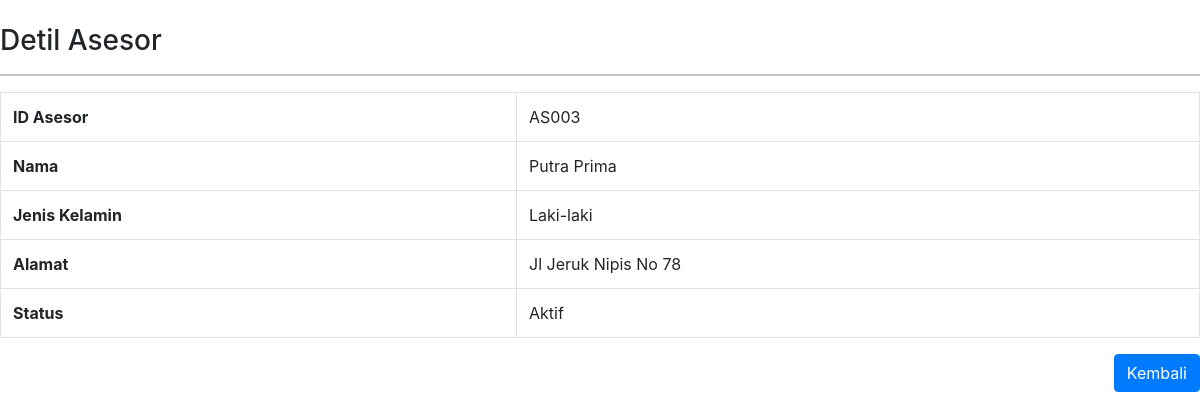
/pages/asesor-read.php?idasesor=AS003, run on the app's committed database.
### tables this page shows
CREATE TABLE `asesor` (
  `idasesor` varchar(5) NOT NULL,
  `namaasesor` varchar(15) DEFAULT NULL,
  `jeniskelaminasesor` varchar(10) DEFAULT 'Pria',
  `alamatasesor` varchar(50) DEFAULT NULL,
  `statusasesor` varchar(15) DEFAULT 'Tidak Aktif'
);

### pages/asesor-read.php (the view, shortened to what this page needs)
<!DOCTYPE html>
<html lang="en">
<head>
	<link rel="stylesheet" href="https://cdnjs.cloudflare.com/ajax/libs/font-awesome/5.15.3/css/all.min.css" />
	<link href="https://cdn.jsdelivr.net/npm/bootstrap@5.1.0/dist/css/bootstrap.min.css" rel="stylesheet">
	<link rel="stylesheet" href="https://maxcdn.bootstrapcdn.com/bootstrap/4.5.2/css/bootstrap.min.css">
</head>
<body>
	<?php include '../koneksi.php';
	$id_asesor = $_GET['idasesor'];
	$sql = "SELECT * FROM asesor WHERE idasesor = '$id_asesor'";
	$q_tampil_asesor = mysqli_query($db, $sql);
	$r_tampil_asesor = mysqli_fetch_array($q_tampil_asesor);
	?>
	<link rel="stylesheet" href="https://maxcdn.bootstrapcdn.com/bootstrap/4.5.2/css/bootstrap.min.css">
	<div class="container-manual" id="content">
		<br>
		<div>
			<h3>Detil Asesor</h3>
		</div>
		<hr>
		<div>
			<table class="table table-hover table-stiped table-bordered">
				<tr>
					<th>ID Asesor</th>
					<td><?php echo $r_tampil_asesor['idasesor'] ?></td>
				</tr>
				<tr>
					<th>Nama</th>
					<td><?php echo $r_tampil_asesor['namaasesor'] ?></td>
				</tr>
				<tr>
					<th>Jenis Kelamin</th>
					<td><?php echo $r_tampil_asesor['jeniskelaminasesor'] ?></td>
				</tr>
				<tr>
					<th>Alamat</th>
					<td><?php echo $r_tampil_asesor['alamatasesor'] ?></td>
				</tr>
				<tr>
					<th>Status</th>
					<td><?php echo $r_tampil_asesor['statusasesor'] ?></td>
				</tr>
			</table>
		</div>
		<div style=" float:right;">
			<span class="btn btn-primary"><a href="asesor.php" style="text-decoration: none; color: white;">Kembali</a></span>
		</div>
		<br>
	</div>
</body>
</html>

### pages/asesor-read.php (style rules this page uses)
table, h3 { margin-right: 300px; }
table { border: 1px solid black; width: 500px; }

### data on the page
asesor: idasesor "AS003", namaasesor "Putra Prima", jeniskelaminasesor "Laki-laki", alamatasesor "Jl Jeruk Nipis No 78", statusasesor "Aktif"
